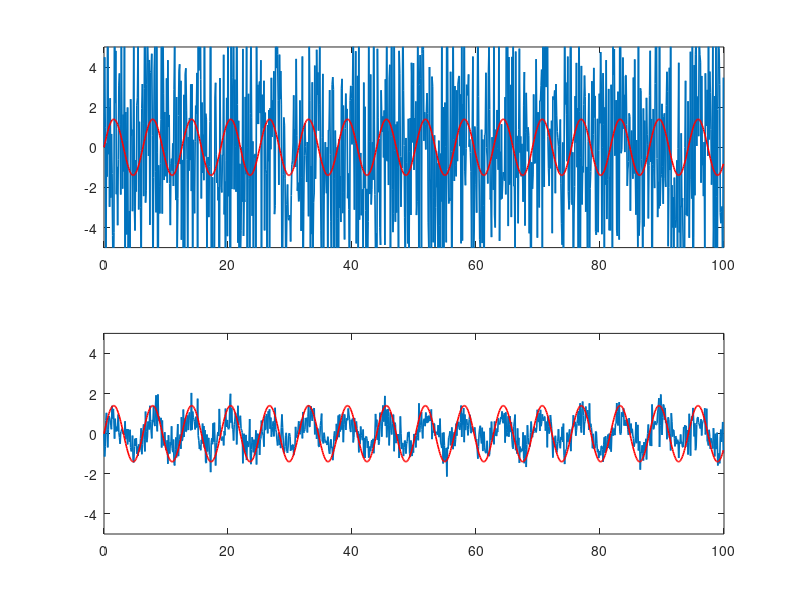
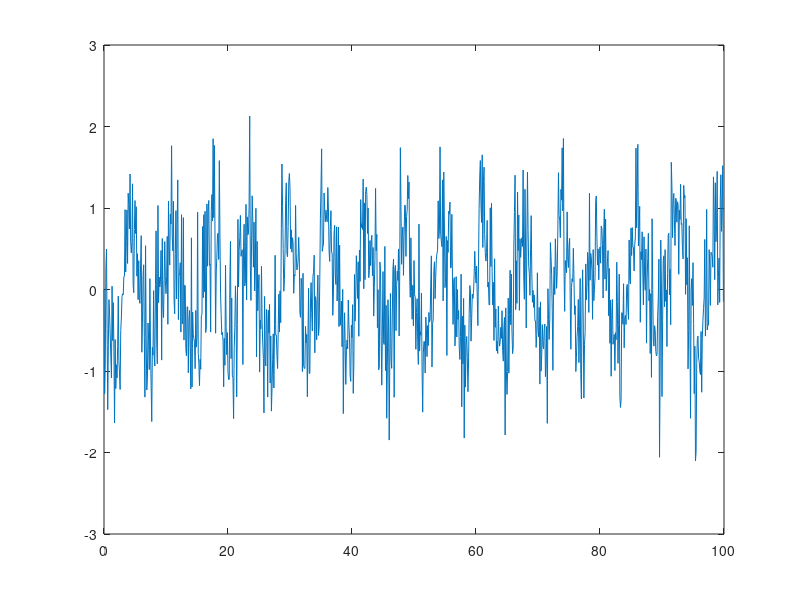

Write the MATLAB code that produced these figures, in order.
clear
clc

N=1000;
ts=0.1;
n1=1*randn(1,N);
n2=7*randn(1,N);
t=0:ts:(N-1)*ts;
x1r=2*sin(t);
x2r=sin(t);

s1=-0.7;
s2=-0.5;
a1=0.4;
a2=0.6;
k1=sqrt(1-s1^2);
k2=sqrt(1-s2^2);

xr=a1*x1r+a2*x2r;
%plot(t,xr)

x1(1)=1;
x2(1)=1;

R=[a1^2+a2^2 -a1^2*s1-a2^2*s2; -a1^2*s1-a2^2*s2 a1^2+a2^2];
P=[a2; -a2*s2];

wo=(R^-1)*P;

for k=2:1000
    x1(k)=-s1*x1r(k-1)+k1*n1(k);
    x2(k)=-s2*x2r(k-1)+k2*n2(k);
    x(k)=a1*x1(k)+a2*x2(k);

    y(k)=wo'*[a1*x1(k); a2*x2(k)];
end

e = y - xr;

figure (1)
subplot(2,1,1)
plot(t,x,'LineWidth',1.2)
hold on
plot(t,xr,'r','LineWidth',1.2)
axis([0 100 -5 5])

subplot (2,1,2)
plot (t,y,'LineWidth',1.2)
hold on
plot(t,xr,'r','LineWidth',1.2)
axis([0 100 -5 5])

figure (2)
plot(t,e)